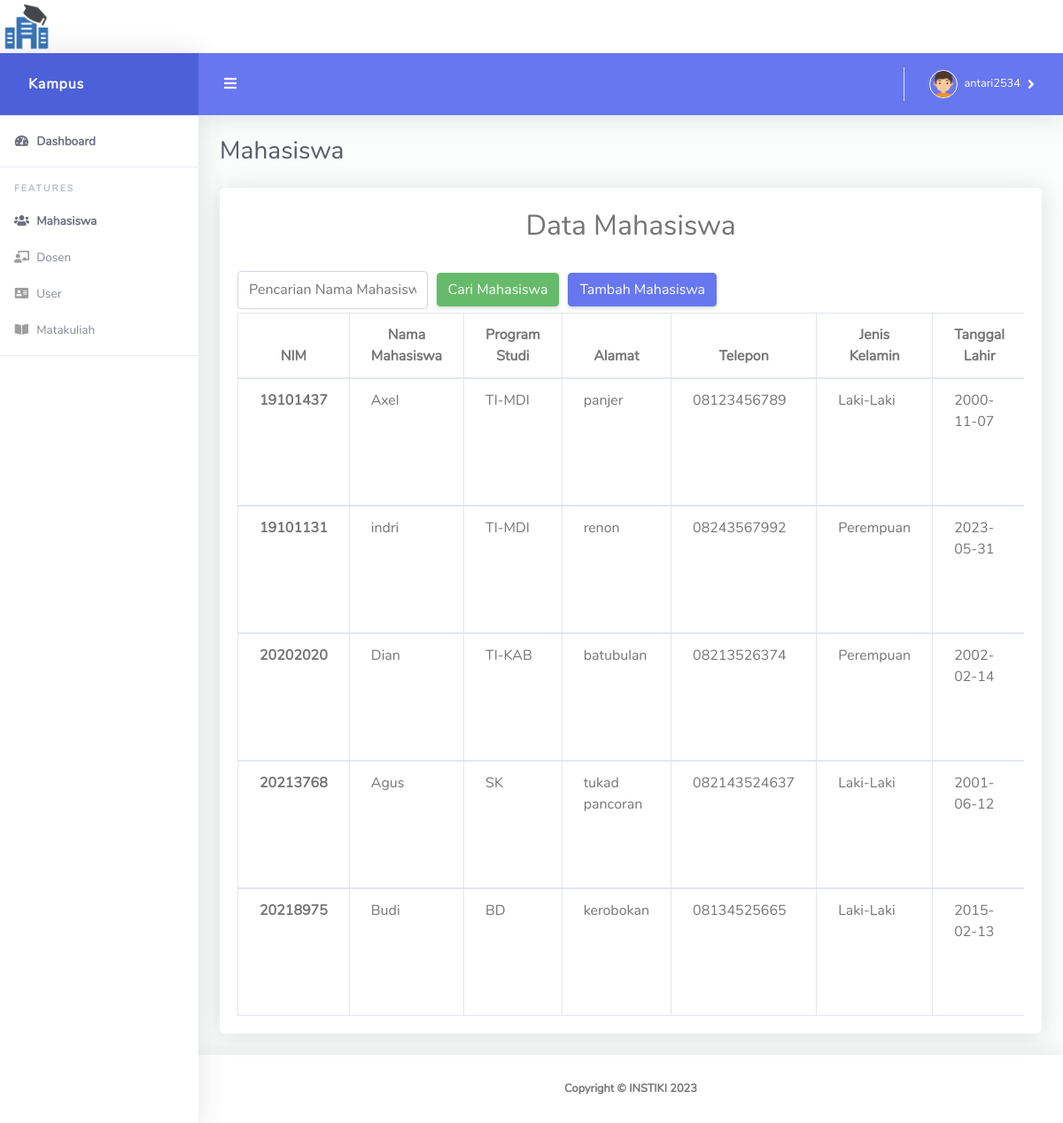
Page /index.php?hal=mahasiswa (signed in) on the committed database.
### tables this page shows
CREATE TABLE `dbmahasiswa` (
  `id_mahasiswa` int(11) NOT NULL,
  `nim` varchar(20) NOT NULL,
  `nama_mahasiswa` varchar(100) NOT NULL,
  `alamat` varchar(100) NOT NULL,
  `tgl_lahir` date NOT NULL,
  `program_studi` varchar(50) NOT NULL,
  `email` varchar(50) NOT NULL,
  `telp` varchar(20) NOT NULL,
  `semester` int(11) NOT NULL,
  `jenis_kelamin` varchar(30) NOT NULL
);

### Data/mahasiswa/mahasiswa.php (the view, shortened to what this page needs)
<div class="container-fluid" id="container-wrapper">
  <div class="d-sm-flex align-items-center justify-content-between mb-4">
    <h1 class="h3 mb-0 text-gray-800">Mahasiswa</h1>
  </div>
  <div class="card">
    <h2 align="center" class="mt-4">Data Mahasiswa</h2>
    <div class="card-body">
      <form action="index.php?hal=mahasiswa&" method="get">
        <div class="form-row align-items-center">
          <div class="col-sm-3 my-1">
            <input type="text" name="carimah" class="form-control" id="inlineFormInputName" placeholder="Pencarian Nama Mahasiswa">
          </div>
          <div class="col-auto my-1">
            <button type="submit" class="btn btn-success">Cari Mahasiswa</button>
          </div>
          <div class="col-sm-3 my-1">
            <a href="index.php?hal=mahtambah" class="btn btn-primary">Tambah Mahasiswa</a>
          </div>
        </div>
      </form>
      <div class="table-responsive">
        <table class="table table-bordered">
          <thead>
            <tr class="text-center">
              <th scope="col">NIM</th>
              <th scope="col">Nama Mahasiswa</th>
              <th scope="col">Program Studi</th>
              <th scope="col">Alamat</th>
              <th scope="col">Telepon</th>
              <th scope="col">Jenis Kelamin</th>
              <th scope="col">Tanggal Lahir</th>
            </tr>
          </thead>
          <?php
          if (isset($_GET['carimah'])) {
            $cari = $_GET['carimah'];
            $tampil = mysqli_query($koneksi, "SELECT * FROM dbmahasiswa WHERE nama_mahasiswa like'%" . $cari . "%'");
          } else {
            $tampil = mysqli_query($koneksi, "SELECT * FROM dbmahasiswa");
          }
          while ($data = mysqli_fetch_array($tampil)) {
          ?>
            <tbody>
              <tr>
                <th scope="row"><?php echo $data['nim']; ?></th>
                <td><?php echo $data['nama_mahasiswa']; ?></td>
                <td><?php echo $data['program_studi']; ?></td>
                <td><?php echo $data['alamat']; ?></td>
                <td><?php echo $data['telp']; ?></td>
                <td><?php echo $data['jenis_kelamin']; ?></td>
                <td><?php echo $data['tgl_lahir']; ?></td>
              </tr>
            </tbody>
          <?php
          }
          ?>
        </table>
      </div>
    </div>
  </div>
</div>

### rows in the picture
dbmahasiswa: nim "19101437", nama_mahasiswa "Axel", program_studi "TI-MDI", alamat "panjer", telp "08123456789", jenis_kelamin "Laki-Laki", tgl_lahir "2000-11-07"
dbmahasiswa: nim "19101131", nama_mahasiswa "indri", program_studi "TI-MDI", alamat "renon", telp "08243567992", jenis_kelamin "Perempuan", tgl_lahir "2023-05-31"
dbmahasiswa: nim "20202020", nama_mahasiswa "Dian", program_studi "TI-KAB", alamat "batubulan", telp "08213526374", jenis_kelamin "Perempuan", tgl_lahir "2002-02-14"
dbmahasiswa: nim "20213768", nama_mahasiswa "Agus", program_studi "SK", alamat "tukad pancoran", telp "082143524637", jenis_kelamin "Laki-Laki", tgl_lahir "2001-06-12"
dbmahasiswa: nim "20218975", nama_mahasiswa "Budi", program_studi "BD", alamat "kerobokan", telp "08134525665", jenis_kelamin "Laki-Laki", tgl_lahir "2015-02-13"

### other values in the picture
$_SESSION["username"] "antari2534"
